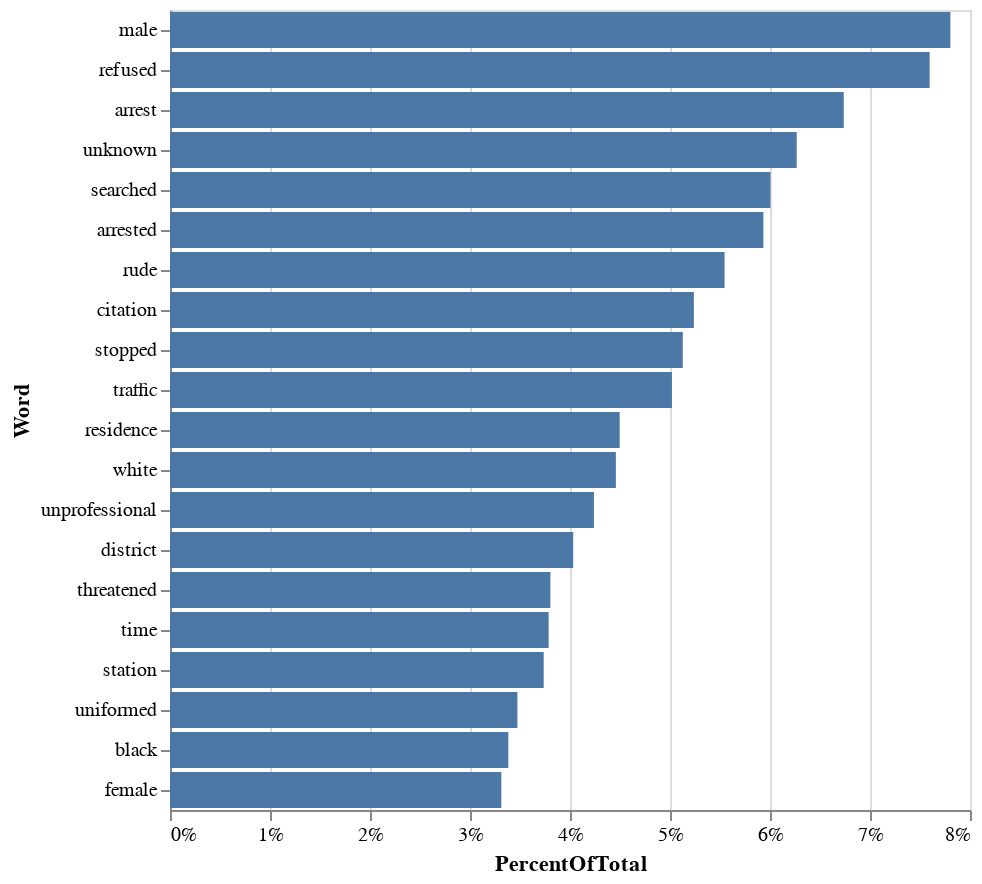

Notebook code cell kept with this figure:
### Markdown cell above
We want to look at categories like: nudity_penetration,sexual_relations_with_a_minor_,sexual_harassment_sexual_remarks,domestic_violence_police_committing_,sexual_humiliation_sexual_extortion_prostitution_sex_work,tasers_baton_aggressive_physical_touch_gun,trespass_robbery,biometric_surveillance_fitting_a_description_gang_related_,racial_slurs_xenophobic_remarks_,undocumented_status_asking_for_someone_s_status_calling_ice_,planting_drug_guns,neglect_of_duty_failure_to_serve,refusing_to_provide_medical_assistance,workplace_harassment,_irrational_aggressive_unstable_,suicide_in_jail_improper_care_,dcfs_threats,pregnant_women,school,searching_patting_down_arresting_minors

So we will eliminate words like accused, reporting, party, alleges, officer, alleged, complainant, officers, victim, vehicle, failed, police, justification, stated, report, states, called, did, unknown, told, provide, incident, regarding, issued.

### Code cell
# Check for common legal jargon
additional_stopwords = ["accused", "reporting", "party", "alleges", "officer", 
                        "alleged", "complainant", "officers", "victim", "failed", 
                        "police", "stated", "report", "states", "called", 
                        "did", "told", "provide", "incident", "regarding", "issued",
                        "reported", "vehicle", "car", "justification"]
preprocessed_df = PreProcess(df, additional_stopwords)
preprocessed_df.plot_word_distributions(20)

### Figure 1 — Vega-Lite specification as saved in the notebook (floating-point values rounded to 4 significant figures)
{"config": {"view": {"continuousWidth": 400, "continuousHeight": 300}}, "data": {"name": "data-5c0f22c03f935f0f8eb51c1f40ca6ef6"}, "mark": "bar", "encoding": {"x": {"type": "quantitative", "axis": {"format": ".0%"}, "field": "PercentOfTotal"}, "y": {"type": "nominal", "field": "Word", "sort": "-x"}}, "transform": [{"joinaggregate": [{"op": "sum", "field": "Count", "as": "TotalCount"}]}, {"calculate": "datum.Count / datum.TotalCount", "as": "PercentOfTotal"}], "$schema": "https://vega.github.io/schema/vega-lite/v4.8.1.json", "datasets": {"data-5c0f22c03f935f0f8eb51c1f40ca6ef6": [{"Word": "male", "Count": 2671}, {"Word": "refused", "Count": 2600}, {"Word": "arrest", "Count": 2306}, {"Word": "unknown", "Count": 2145}, {"Word": "searched", "Count": 2055}, {"Word": "arrested", "Count": 2031}, {"Word": "rude", "Count": 1898}, {"Word": "citation", "Count": 1793}, {"Word": "stopped", "Count": 1755}, {"Word": "traffic", "Count": 1718}, {"Word": "residence", "Count": 1539}, {"Word": "white", "Count": 1526}, {"Word": "unprofessional", "Count": 1451}, {"Word": "district", "Count": 1380}, {"Word": "threatened", "Count": 1302}, {"Word": "time", "Count": 1296}, {"Word": "station", "Count": 1279}, {"Word": "uniformed", "Count": 1189}, {"Word": "black", "Count": 1158}, {"Word": "female", "Count": 1134}]}}
